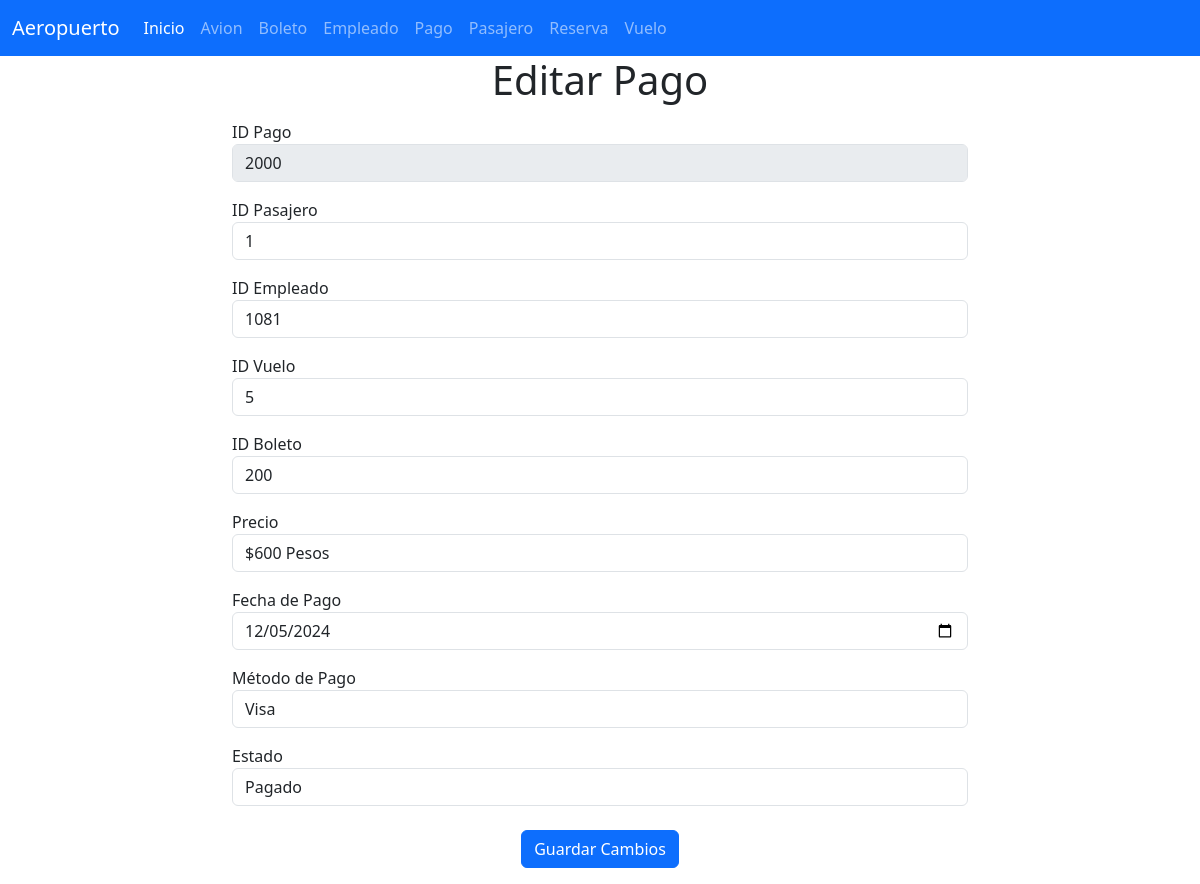
The page /editarPago/2000/ on the database its author committed.
### Pago_app/models.py (models this page shows, shortened)
class Pago(models.Model):
    Id_Pago=models.CharField(primary_key=True,max_length=6)
    Id_Pasagero=models.CharField(max_length=100)
    Id_Empleado=models.CharField(max_length=100)
    Id_Vuelo=models.CharField(max_length=100)
    Id_Boleto=models.CharField(max_length=100)
    Precio=models.CharField(max_length=100)
    Fecha_Pago=models.CharField(max_length=100)
    Metodo_Pago=models.CharField(max_length=100)
    Estado=models.CharField(max_length=100)

### Pago_app/views.py (the view, shortened to what this page needs)
# urls.py: path('editarPago/<str:Id_Pago>/', views.editarPago, name='editarPago'),  # Vista para editar
def editarPago(request, Id_Pago):
    pago = get_object_or_404(Pago, Id_Pago=Id_Pago)
    return render(request, 'editarPago.html', {'pago': pago})

### Pago_app/templates/editarPago.html (shortened to what this page needs)
{% extends "base.html" %}
{% block cuerpo %}
<div class="row justify-content-center">
  <div class="col-sm-12 col-md-8">
    <h1 class="text-center">Editar Pago</h1>
    <form method="POST">
      <div class="form-group py-2">
        <label for="txtId_Pago">ID Pago</label>
        <input
          type="text"
          id="txtId_Pago"
          name="txtId_Pago"
          class="form-control"
          value="{{ pago.Id_Pago }}"
          disabled>
      </div>
      <div class="form-group py-2">
        <label for="txtId_Pasagero">ID Pasajero</label>
        <input
          type="text"
          id="txtId_Pasagero"
          name="txtId_Pasagero"
          class="form-control"
          value="{{ pago.Id_Pasagero }}"
          required>
      </div>
      <div class="form-group py-2">
        <label for="txtId_Empleado">ID Empleado</label>
        <input
          type="text"
          id="txtId_Empleado"
          name="txtId_Empleado"
          class="form-control"
          value="{{ pago.Id_Empleado }}"
          required>
      </div>
      <div class="form-group py-2">
        <label for="txtId_Vuelo">ID Vuelo</label>
        <input
          type="text"
          id="txtId_Vuelo"
          name="txtId_Vuelo"
          class="form-control"
          value="{{ pago.Id_Vuelo }}"
          required>
      </div>
      <div class="form-group py-2">
        <label for="txtId_Boleto">ID Boleto</label>
        <input
          type="text"
          id="txtId_Boleto"
          name="txtId_Boleto"
          class="form-control"
          value="{{ pago.Id_Boleto }}"
          required>
      </div>
      <div class="form-group py-2">
        <label for="txtPrecio">Precio</label>
        <input
          type="text"
          id="txtPrecio"
          name="txtPrecio"
          class="form-control"
          value="{{ pago.Precio }}"
          required>
      </div>
      <div class="form-group py-2">
        <label for="txtFecha_Pago">Fecha de Pago</label>
        <input
          type="date"
          id="txtFecha_Pago"
          name="txtFecha_Pago"
          class="form-control"
          value="{{ pago.Fecha_Pago }}"
          required>
      </div>
      <div class="form-group py-2">
        <label for="txtMetodo_Pago">Método de Pago</label>
        <input
          type="text"
          id="txtMetodo_Pago"
          name="txtMetodo_Pago"
          class="form-control"
          value="{{ pago.Metodo_Pago }}"
          required>
      </div>
      <div class="form-group py-2">
        <label for="txtEstado">Estado</label>
        <input
          type="text"
          id="txtEstado"
          name="txtEstado"
          class="form-control"
          value="{{ pago.Estado }}"
          required>
      </div>
      <div class="form-group py-3 text-center">
        <button type="submit" class="btn btn-primary">Guardar Cambios</button>
      </form>
  </div>
</div>
{% endblock %}

### rows shown on the page
Pago: txtId_Pago "2000", txtId_Pasagero "1", txtId_Empleado "1081", txtId_Vuelo "5", txtId_Boleto "200", txtPrecio "$600 Pesos", txtFecha_Pago "12/05/2024", txtMetodo_Pago "Visa", txtEstado "Pagado"
